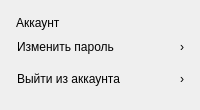
                                <widget class="QFrame" name="accountPanel">
                                  <property name="panel" stdset="0">
                                    <bool>true</bool>
                                  </property>
                                  <layout class="QVBoxLayout" name="accountPanelLayout">
                                    <property name="leftMargin">
                                      <number>16</number>
                                    </property>
                                    <property name="topMargin">
                                      <number>16</number>
                                    </property>
                                    <property name="rightMargin">
                                      <number>16</number>
                                    </property>
                                    <property name="bottomMargin">
                                      <number>16</number>
                                    </property>
                                    <property name="spacing">
                                      <number>2</number>
                                    </property>
                                    <item>
                                      <widget class="QLabel" name="accountHeading">
                                        <property name="text">
                                          <string>Аккаунт</string>
                                        </property>
                                        <property name="section" stdset="0">
                                          <bool>true</bool>
                                        </property>
                                      </widget>
                                    </item>
                                    <item>
                                      <widget class="QWidget" name="changePasswordButtonRow">
                                        <layout class="QHBoxLayout" name="changePasswordButtonLayout" stretch="1,0">
                                          <property name="leftMargin">
                                            <number>0</number>
                                          </property>
                                          <property name="topMargin">
                                            <number>0</number>
                                          </property>
                                          <property name="rightMargin">
                                            <number>0</number>
                                          </property>
                                          <property name="bottomMargin">
                                            <number>0</number>
                                          </property>
                                          <property name="spacing">
                                            <number>12</number>
                                          </property>
                                          <item>
                                            <widget class="QPushButton" name="changePasswordButton">
                                              <property name="text">
                                                <string>Изменить пароль</string>
                                              </property>
                                              <property name="flat" stdset="0">
                                                <bool>true</bool>
                                              </property>
                                              <property name="styleSheet">
                                                <string>text-align:left;padding:7px 0;</string>
                                              </property>
                                              <property name="icon">
                                                <iconset>
                                                  <normaloff>assets/icons/lock.svg</normaloff>
                                                </iconset>
                                              </property>
                                            </widget>
                                          </item>
                                          <item>
                                            <widget class="QLabel" name="changePasswordButtonArrow">
                                              <property name="text">
                                                <string>›</string>
                                              </property>
                                              <property name="muted" stdset="0">
                                                <bool>true</bool>
                                              </property>
                                            </widget>
                                          </item>
                                        </layout>
                                      </widget>
                                    </item>
                                    <item>
                                      <widget class="QWidget" name="logoutButtonRow">
                                        <layout class="QHBoxLayout" name="logoutButtonLayout" stretch="1,0">
                                          <property name="leftMargin">
                                            <number>0</number>
                                          </property>
                                          <property name="topMargin">
                                            <number>0</number>
                                          </property>
                                          <property name="rightMargin">
                                            <number>0</number>
                                          </property>
                                          <property name="bottomMargin">
                                            <number>0</number>
                                          </property>
                                          <property name="spacing">
                                            <number>12</number>
                                          </property>
                                          <item>
                                            <widget class="QPushButton" name="logoutButton">
                                              <property name="text">
                                                <string>Выйти из аккаунта</string>
                                              </property>
                                              <property name="flat" stdset="0">
                                                <bool>true</bool>
                                              </property>
                                              <property name="styleSheet">
                                                <string>text-align:left;padding:7px 0;</string>
                                              </property>
                                              <property name="icon">
                                                <iconset>
                                                  <normaloff>assets/icons/logout.svg</normaloff>
                                                </iconset>
                                              </property>
                                            </widget>
                                          </item>
                                          <item>
                                            <widget class="QLabel" name="logoutButtonArrow">
                                              <property name="text">
                                                <string>›</string>
                                              </property>
                                              <property name="muted" stdset="0">
                                                <bool>true</bool>
                                              </property>
                                            </widget>
                                          </item>
                                        </layout>
                                      </widget>
                                    </item>
                                  </layout>
                                </widget>
